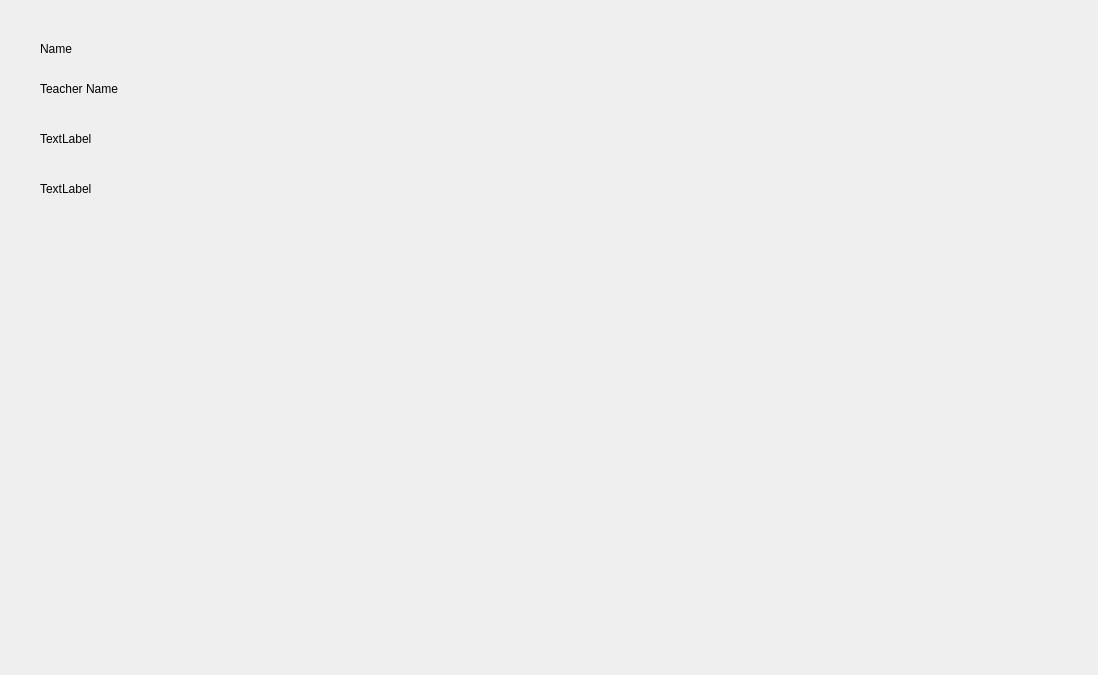
<?xml version="1.0" encoding="UTF-8"?>
<ui version="4.0">
 <class>CourseINFO</class>
 <widget class="QDialog" name="CourseINFO">
  <property name="geometry">
   <rect>
    <x>0</x>
    <y>0</y>
    <width>1098</width>
    <height>675</height>
   </rect>
  </property>
  <property name="windowTitle">
   <string>Dialog</string>
  </property>
  <property name="styleSheet">
   <string notr="true">background-image: url(:/triupd.png);</string>
  </property>
  <widget class="QLabel" name="label">
   <property name="geometry">
    <rect>
     <x>40</x>
     <y>40</y>
     <width>54</width>
     <height>17</height>
    </rect>
   </property>
   <property name="text">
    <string>Name</string>
   </property>
  </widget>
  <widget class="QLabel" name="label_2">
   <property name="geometry">
    <rect>
     <x>40</x>
     <y>80</y>
     <width>91</width>
     <height>17</height>
    </rect>
   </property>
   <property name="text">
    <string>Teacher Name</string>
   </property>
  </widget>
  <widget class="QLabel" name="label_3">
   <property name="geometry">
    <rect>
     <x>40</x>
     <y>130</y>
     <width>54</width>
     <height>17</height>
    </rect>
   </property>
   <property name="text">
    <string>TextLabel</string>
   </property>
  </widget>
  <widget class="QLabel" name="label_4">
   <property name="geometry">
    <rect>
     <x>40</x>
     <y>180</y>
     <width>54</width>
     <height>17</height>
    </rect>
   </property>
   <property name="text">
    <string>TextLabel</string>
   </property>
  </widget>
 </widget>
 <resources/>
 <connections/>
</ui>
